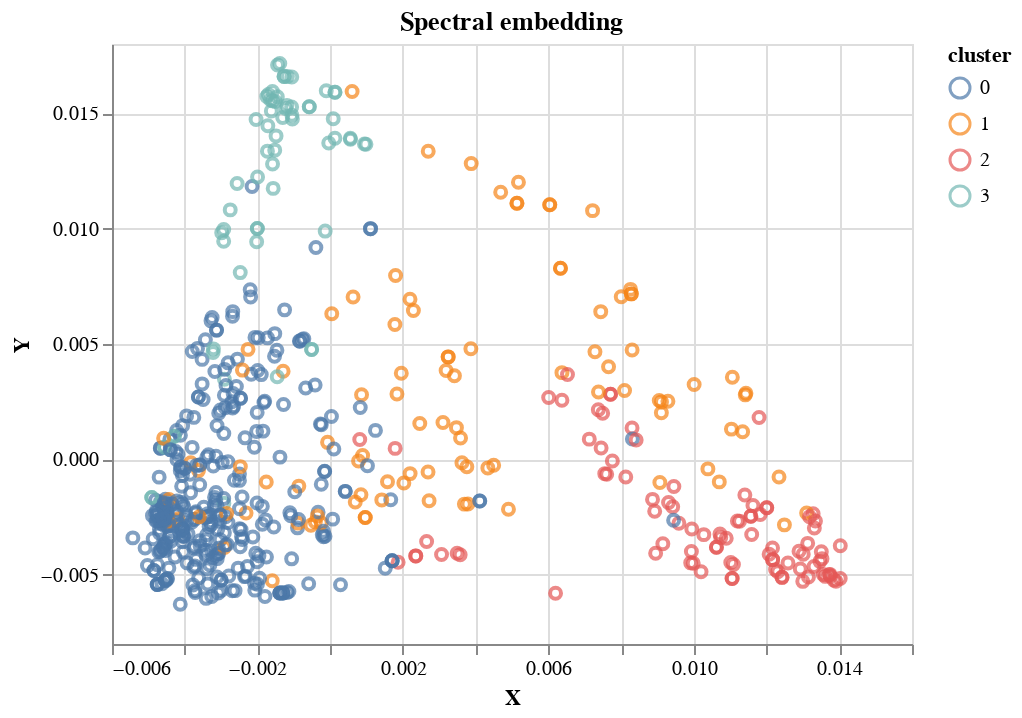

Notebook source saved alongside this figure:
### Code cell
embedder = manifold.SpectralEmbedding(n_components=2, random_state=0,
                                      eigen_solver="arpack")
X_se = embedder.fit_transform(featureMatrix)
# plot_embedding(X_se,"Spectral embedding" )
plot_interactive_embedding(X_se,"Spectral embedding")

### Figure 1 — Vega-Lite specification as saved in the notebook (floating-point values rounded to 4 significant figures; data arrays with more than 128 entries replaced by an {"elided": "..."} marker saying what was removed)
{"config": {"view": {"continuousWidth": 400, "continuousHeight": 300}}, "data": {"name": "data-22a24bf4624a1f2ce0c069e68d79ed7a"}, "mark": "point", "encoding": {"color": {"type": "nominal", "field": "cluster"}, "tooltip": [{"type": "nominal", "field": "nbName"}], "x": {"type": "quantitative", "field": "X"}, "y": {"type": "quantitative", "field": "Y"}}, "title": "Spectral embedding", "$schema": "https://vega.github.io/schema/vega-lite/v4.8.1.json", "datasets": {"data-22a24bf4624a1f2ce0c069e68d79ed7a": {"elided": "587 records"}}}
